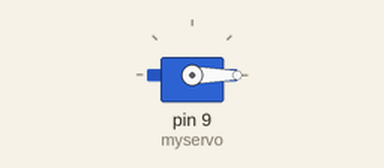
A sketch run on a simulated Arduino Uno, built with avr-gcc and run on an emulated ATmega328P. Shown: servo.

Above: at 0.05 s.
At 1.75 s:
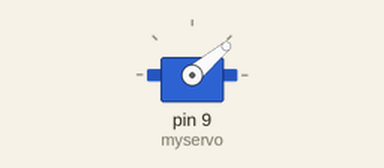
At 2.6 s:
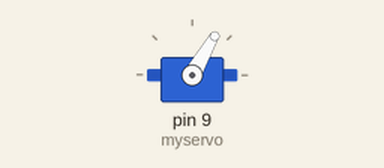
At 3.5 s:
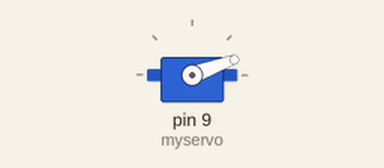
Timing chart, 0 to 8.1 s (numbered marks = the images above):
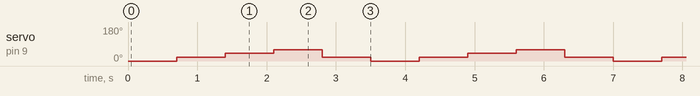

Measured:
- by itself, servo on pin 9 (myservo): repeats every 3.5 s: 40° 0.70 s, 60° 0.70 s, 20° 0.70 s, 0° 0.70 s, 20° 0.70 s

The sketch:

servo1.ino
```cpp
#include <Servo.h>

Servo myservo;

const int MAX_SIZE = 10;
int positions[MAX_SIZE];
int counter = 0;

void setup() {
  // put your setup code here, to run once:
  myservo.attach(9);
  add_position(0);
  add_position(20);
  add_position(40);
  add_position(60);
  add_position(20);
}

void loop() {
  // put your main code here, to run repeatedly:
  for(int i = 0; i < counter; i++){
    myservo.write(positions[i]);
    delay(700);
  }
}

void add_position(int pos) {
  positions[counter] = pos;
  counter++;
}
```
